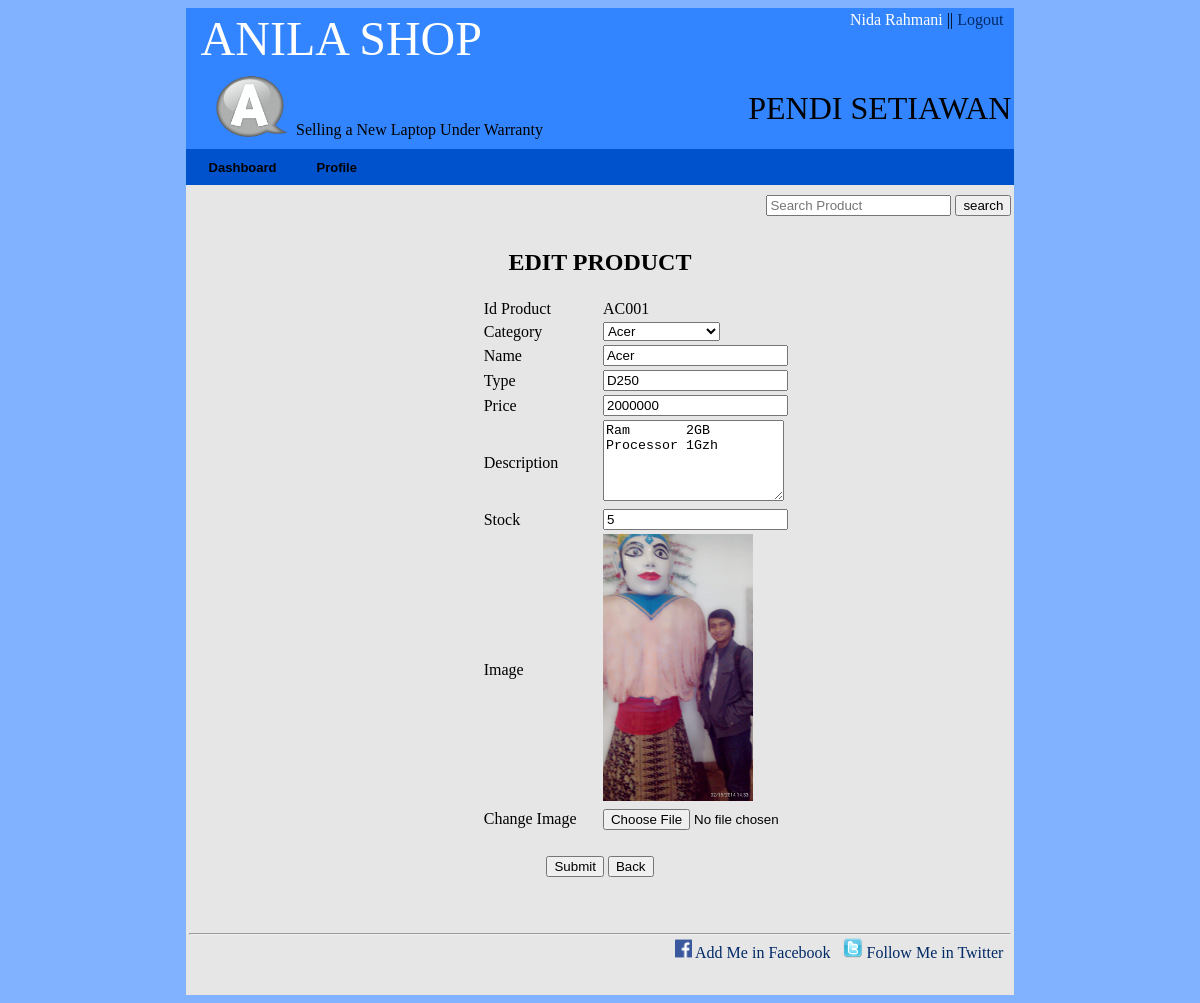
/product/edit.php?id_product=AC001 (signed in), run on an earlier commit of the app's database.
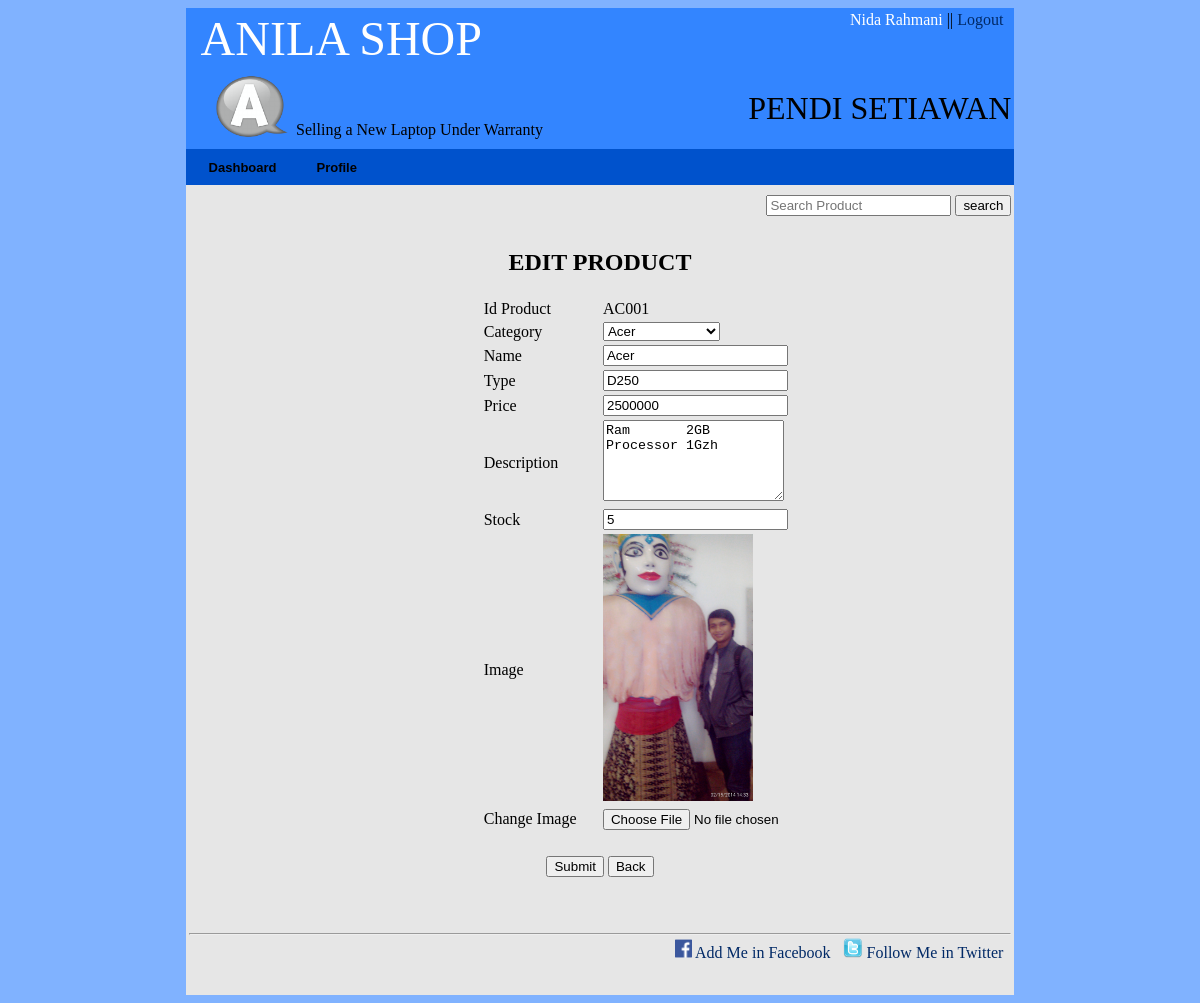
And on a later commit of the database.
### tables this page shows
CREATE TABLE IF NOT EXISTS `product` (
  `id_product` char(5) NOT NULL,
  `name` varchar(20) NOT NULL,
  `type` varchar(50) NOT NULL,
  `price` double NOT NULL,
  `description` text NOT NULL,
  `stock` int(3) NOT NULL,
  `image` text NOT NULL,
  `category_id` int(1) NOT NULL,
  PRIMARY KEY (`id_product`)
);

### product/edit.php (the view, shortened to what this page needs)
<?php
	if(!isset($_SESSION['id'])) {
	  	echo "<script>window.alert('Anda Harus Login Dulu');</script>";
		echo "<script>window.location = '../login/login.php';</script>";
	} else {
include "../header/header_admin.php";
$query = mysql_query("SELECT * from product where id_product = '$_GET[id_product]'");
$data = mysql_fetch_array($query);
$category = "";
if ($data['category_id'] == 1) {
	$category = "Acer";
} elseif($data['category_id'] == 2) {
	$category = "Asus";
} elseif($data['category_id'] == 3) {
	$category = "Apple";
} elseif($data['category_id'] == 4) {
	$category = "Dell";
} elseif($data['category_id'] == 5) {
	$category = "Hp";
} elseif($data['category_id'] == 6) {
	$category = "Lenovo";
} elseif($data['category_id'] == 7) {
	$category = "Samsung";
} elseif($data['category_id'] == 8) {
	$category = "Toshiba";
} else {
	$category = "Select Category";
}
?>
<form action="editing_process.php" method="post" enctype="multipart/form-data">
	<table width="70%" align="center" bgcolor="#E6E6E6">
		<tr>
			<td colspan="3" align="center"><h2>EDIT PRODUCT</h2></td>
		</tr>
		<tr>
			<td width="25%"></td>
			<td width="10%">Id Product &nbsp;</td>
			<td width="35%"><?php echo $data[0]; ?></td>
		</tr>
		<tr>
			<td></td>
			<td>Category &nbsp;</td>
			<td>
				<select name="category">
					<?php $selected = ""; ?>
		            <option value="<?php echo $data['category'] ?>" <?php echo $selected; ?>><?php echo $category; ?></option>
				</select>
			</td>
		</tr>
		<tr>
			<td></td>
			<td>Name &nbsp;</td>
			<td><input type="text" name="name" placeholder="Name" value="<?php echo $data[1]; ?>"></td>
		</tr>
		<tr>
			<td></td>
			<td>Type &nbsp;</td>
			<td><input type="text" name="type" placeholder="Type" value="<?php echo $data[2]; ?>"></td>
		</tr>
		<tr>
			<td></td>
			<td>Price &nbsp;</td>
			<td><input type="text" name="price" placeholder="Price" value="<?php echo $data[3]; ?>"></td>
		</tr>
		<tr>
			<td></td>
			<td>Description &nbsp;</td>
			<td><textarea name="description" rows="5" cols="20" placeholder="Description"><?php echo $data[4]; ?></textarea></td>
		</tr>
		<tr>
			<td></td>
			<td>Stock &nbsp;</td>
			<td><input type="text" name="stock" placeholder="Stock" value="<?php echo $data[5]; ?>"></td>
		</tr>
		<tr>
			<td></td>
			<td>Image</td>
			<td>
				<?php if (!empty($data['image'])): ?>
					<img src="<?php echo $data[6]; ?>" width="150px"><br/>
				<?php else : ?>
					<img src="<?php echo 'http://'.$_SERVER['HTTP_HOST'].'/new_media/aplikasi/image/no-image.jpg' ?>" width="150px"><br/>
				<?php endif ?>
			</td>
		</tr>
		<tr>
			<td></td>
			<td>Change Image</td>
			<td><input type="file" name="image"></td>
		</tr>
		<tr>
			<td colspan="3">&nbsp;</td>
		</tr>
		<tr>
			<td colspan="3" align="center">
				<input type="submit" name="submit" value="Submit">
				<a href="view_product.php"><input type="button" name="button" value="Back"></a>
			</td>
		</tr>
		<tr>
			<td colspan="3">&nbsp;</td>
		</tr>
		<tr>
			<td colspan="3">
				<?php include "../footer/footer.php"; ?>
			</td>
		</tr>
	</table>
</form>
<?php } ?>

What changed in the data, as far as the page shows it:
changed product "AC001": price "2000000" → "2500000"
